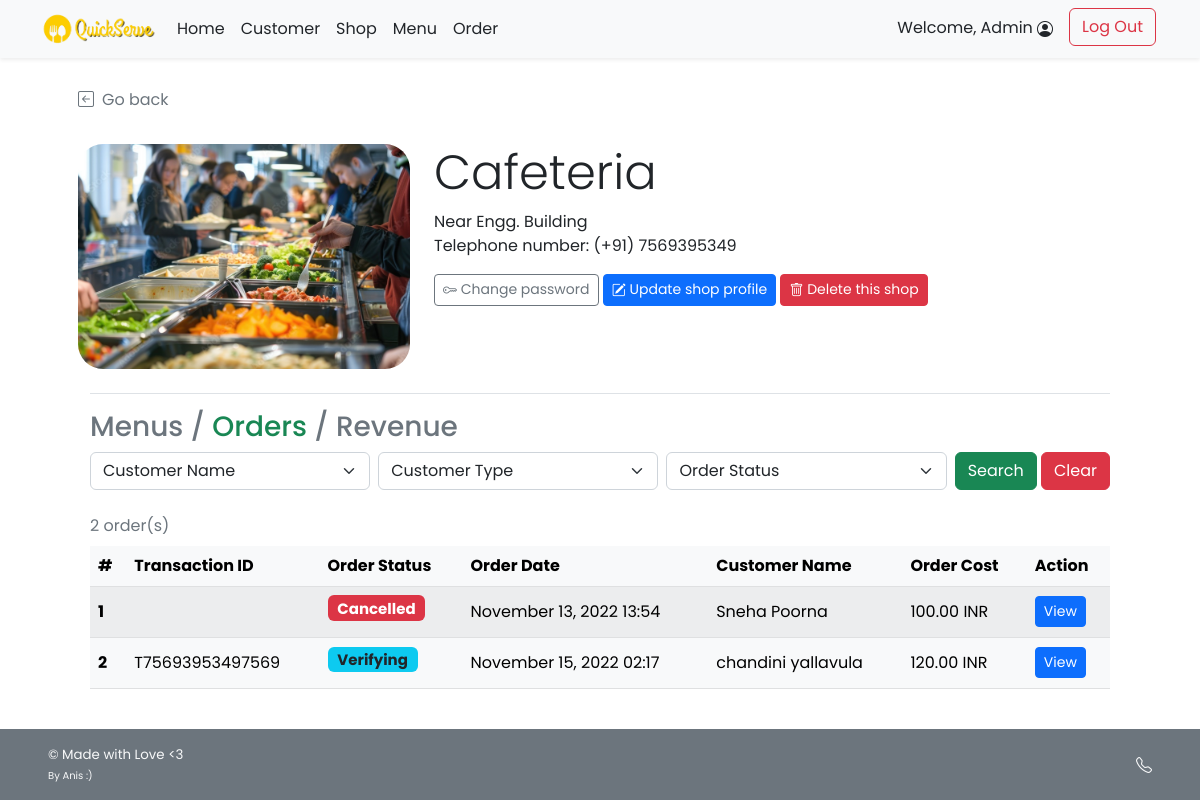
The page /admin/admin_shop_order.php?s_id=1 (signed in) on the database its author committed.
### tables this page shows
CREATE TABLE `shop` (
  `s_username` varchar(45) NOT NULL,
  `s_pwd` varchar(45) NOT NULL,
  `s_name` varchar(100) NOT NULL,
  `s_location` varchar(100) NOT NULL,
  `s_email` varchar(100) NOT NULL,
  `s_phoneno` varchar(45) NOT NULL,
  `s_pic` text DEFAULT NULL,
  `s_id` int(11) NOT NULL
);

CREATE TABLE `order_header` (
  `orh_id` int(11) NOT NULL,
  `c_id` int(11) NOT NULL,
  `s_id` int(11) NOT NULL,
  `p_id` int(11) NOT NULL,
  `orh_ordertime` timestamp NOT NULL DEFAULT current_timestamp(),
  `orh_orderstatus` varchar(45) NOT NULL,
  `orh_finishedtime` datetime DEFAULT NULL,
  `t_id` varchar(45) NOT NULL
);

CREATE TABLE `customer` (
  `c_username` varchar(45) NOT NULL,
  `c_pwd` varchar(45) NOT NULL,
  `c_firstname` varchar(45) NOT NULL,
  `c_lastname` varchar(45) NOT NULL,
  `c_email` varchar(100) NOT NULL,
  `c_gender` varchar(1) NOT NULL COMMENT 'M for Male, F for Female',
  `c_type` varchar(3) NOT NULL COMMENT 'Type of customer in this canteen (STD for student,STF for staff, GUE for guest, ADM for admin, OTH for other)',
  `c_id` int(11) NOT NULL
);

CREATE TABLE `payment` (
  `p_id` int(11) NOT NULL,
  `c_id` int(11) NOT NULL,
  `p_amount` decimal(7,2) NOT NULL
);

### admin/admin_shop_order.php (the view, shortened to what this page needs)
<!DOCTYPE html>
<html lang="en">
<head>
    <?php
        include("../conn_db.php");
        include('../head.php');
    ?>
    <link href="../css/main.css" rel="stylesheet">
    <link href="../css/menu.css" rel="stylesheet">
</head>
<body class="d-flex flex-column h-100">
    <?php include('nav_header_admin.php')?>
    <?php
        $s_id = $_GET["s_id"];
        $query = "SELECT s_name,s_location,s_phoneno,s_pic
        FROM shop WHERE s_id = {$s_id} LIMIT 0,1";
        $result = $mysqli -> query($query);
        $shop_row = $result -> fetch_array();
    ?>
    <div class="container px-5 py-4" id="shop-body">
        <a class="nav nav-item text-decoration-none text-muted mb-2" href="#" onclick="history.back();">
            <i class="bi bi-arrow-left-square me-2"></i>Go back
        </a>
        <div class="container row row-cols-6 row-cols-md-12 g-5 pt-4 mb-4" id="shop-header">
            <div class="rounded-25 col-6 col-md-4" id="shop-img" style="
                    background: url(
                        <?php
                            if(is_null($shop_row["s_pic"])){echo "'../img/default.png'";}
                            else{echo "'../img/{$shop_row['s_pic']}'";}
                        ?>
                    ) center; height: 225px;
                    background-size: cover; background-repeat: no-repeat; object-fit:fill;
                    background-position: center;">
            </div>
            <div class="col-6 col-md-8">
                <h1 class="display-5 strong"><?php echo $shop_row["s_name"];?></h1>
                <ul class="list-unstyled">
                    <li class=""><?php echo $shop_row["s_location"];?></li>
                    <li class="">Telephone number: <?php echo "(+91) ".$shop_row["s_phoneno"];?></li>
                </ul>
                <a class="btn btn-sm btn-outline-secondary" href="admin_shop_pwd.php?s_id=<?php echo $s_id?>">
            <i class="bi bi-key"></i>
            Change password
        </a>
        <a class="btn btn-sm btn-primary mt-2 mt-md-0" href="admin_shop_edit.php?s_id=<?php echo $s_id?>">
            <i class="bi bi-pencil-square"></i>
            Update shop profile
        </a>
        <a class="btn btn-sm btn-danger mt-2 mt-md-0" href="admin_shop_delete.php?s_id=<?php echo $s_id?>">
            <i class="bi bi-trash"></i>
            Delete this shop
        </a>
            </div>
        </div>
        <div class="container">
        <h3 class="border-top pt-3 my-2">
            <a class="text-decoration-none link-secondary" href="admin_shop_detail.php?s_id=<?php echo $s_id?>">Menus</a>
            <span class="text-secondary">/</span>
            <a class="nav-item text-decoration-none link-success" href="#">Orders</a></span>
            <span class="text-secondary">/</span>
            <a class="nav-item text-decoration-none link-secondary" href="admin_shop_revenue.php?s_id=<?php echo $s_id?>">Revenue</a></span>
        </h3>
            <form class="form-floating mb-3" method="GET" action="admin_shop_order.php">
                <div class="row g-2">
                    <div class="col">
                        <select class="form-select" id="c_id" name="c_id">
                            <option selected value="">Customer Name</option>
                            <?php
                                $option_query = "SELECT DISTINCT c.c_id, c.c_firstname,c.c_lastname
                                FROM order_header orh INNER JOIN customer c ON orh.c_id = c.c_id
                                WHERE orh.s_id = {$s_id};";
                                $option_result = $mysqli -> query($option_query);
                                $opt_row = $option_result -> num_rows;
                            ?>
                        </select>
                    </div>
                    <div class="col">
                        <select class="form-select" id="utype" name="ut">
                            <?php if(isset($_GET["search"])){?>
                            <option selected value="">Customer Type</option>
                            <option value="STD" <?php if($_GET["ut"]=="STD"){ echo "selected";}?>>Student</option>
                            <option value="STF" <?php if($_GET["ut"]=="STF"){ echo "selected";}?>>Faculty Staff</option>
                            <option value="GUE" <?php if($_GET["ut"]=="GUE"){ echo "selected";}?>>Visitor</option>
                            <option value="ADM" <?php if($_GET["ut"]=="ADM"){ echo "selected";}?>>Admin</option>
                            <option value="OTH" <?php if($_GET["ut"]=="OTH"){ echo "selected";}?>>Other</option>
                            <?php }else{ ?>
                            <option selected value="">Customer Type</option>
                            <?php } ?>
                        </select>
                    </div>
                    <div class="col">
                        <select class="form-select" id="orderstatus" name="os">
                            <?php if(isset($_GET["search"])){?>
                            <option selected value="">Order Status</option>
                            <option value="VRFY" <?php if($_GET["os"]=="VRFY"){ echo "selected";}?>>Order Verifying</option>
                            <option value="ACPT" <?php if($_GET["os"]=="ACPT"){ echo "selected";}?>>Order Accepted</option>
                            <option value="PREP" <?php if($_GET["os"]=="PREP"){ echo "selected";}?>>Order Preparing</option>
                            <option value="RDPK" <?php if($_GET["os"]=="RDPK"){ echo "selected";}?>>Ready for Pick-Up</option>
                            <option value="FNSH" <?php if($_GET["os"]=="FNSH"){ echo "selected";}?>>Order Finished</option>
                            <option value="CNCL" <?php if($_GET["os"]=="CNCL"){ echo "selected";}?>>Order Cancelled</option>
                            <?php }else{ ?>
                            <option selected value="">Order Status</option>
                            <?php } ?>
                        </select>
                    </div>
                    <div class="col-auto">
                        <button type="submit" name="search" value="1" class="btn btn-success"
                        <?php if($opt_row==0){echo "disabled";} ?>>Search</button>
                        <button type="reset" class="btn btn-danger"
                            onclick="javascript: window.location='admin_shop_order.php?f_id=<?php echo $f_id?>'">Clear</button>
                    </div>
                </div>
            </form>
        </div>
        <?php
            if(isset($_GET["search"])){
                if($_GET["c_id"]!=''){ $cid_clause = " AND orh.c_id = '{$_GET['c_id']}';"; }else{ $cid_clause = ";";}
                $query = "SELECT orh.orh_id,orh.orh_ordertime,c.c_firstname,c.c_lastname,orh.orh_orderstatus,p.p_amount
                FROM order_header orh INNER JOIN customer c ON orh.c_id = c.c_id INNER JOIN payment p ON p.p_id = orh.p_id
                WHERE orh.s_id = {$s_id} AND c.c_type LIKE '%{$_GET['ut']}%' AND orh_orderstatus LIKE '%{$_GET['os']}%'".$cid_clause;
            }else{
                $query = "SELECT orh.orh_id,orh.orh_ordertime,c.c_firstname,c.c_lastname,orh.orh_orderstatus,p.p_amount,orh.t_id
                FROM order_header orh INNER JOIN customer c ON orh.c_id = c.c_id INNER JOIN payment p ON p.p_id = orh.p_id WHERE orh.s_id = {$s_id};";
            }
            $result = $mysqli -> query($query);
            $numrow = $result -> num_rows;
            if($numrow > 0){
        ?>
        <div class="container align-items-stretch">
            <div class="table-responsive">
            <table class="table rounded-5 table-light table-striped table-hover align-middle caption-top mb-3">
                <caption><?php echo $numrow;?> order(s) <?php if(isset($_GET["search"])){?><br /><a
                        Result</a><?php } ?></caption>
                <thead class="bg-light">
                    <tr>
                        <th scope="col">#</th>
                        <th scope="col">Transaction ID</th>
                        <th scope="col">Order Status</th>
                        <th scope="col">Order Date</th>
                        <th scope="col">Customer Name</th>
                        <th scope="col">Order Cost</th>
                        <th scope="col">Action</th>
                    </tr>
                </thead>
                <tbody>
                    <?php $i=1; while($row = $result -> fetch_array()){ ?>
                    <tr>
                        <th><?php echo $i++;?></th>
                        <td><?php echo $row["t_id"];?></td>
                        <td>
                            <?php if($row["orh_orderstatus"]=="VRFY"){ ?>
                                <h5><span class="fw-bold badge bg-info text-dark">Verifying</span></h5>
                            <?php }else if($row["orh_orderstatus"]=="ACPT"){ ?>
                                <h5><span class="fw-bold badge bg-secondary text-dark">Accepted</span></h5>
                            <?php }else if($row["orh_orderstatus"]=="PREP"){ ?>
                                <h5><span class="fw-bold badge bg-warning text-dark">Preparing</span></h5>
                            <?php }else if($row["orh_orderstatus"]=="RDPK"){ ?>
                                <h5><span class="fw-bold badge bg-primary text-white">Ready to pick up</span></h5>
                            <?php }else if($row["orh_orderstatus"]=="FNSH"){?>
                                <h5><span class="fw-bold badge bg-success text-white">Completed</span></h5>
                            <?php }
                            else if($row["orh_orderstatus"]=="CNCL"){?>
                                <h5><span class="fw-bold badge bg-danger text-white">Cancelled</span></h5>
                            <?php } ?>
                        </td>
                        <td><?php
                        $order_time = (new Datetime($row["orh_ordertime"])) -> format("F j, Y H:i");
                        echo $order_time;
                        ?></td>
                        <td><?php echo $row["c_firstname"]." ".$row["c_lastname"];?></td>
                        <td><?php echo $row["p_amount"]." INR";?></td>
                        <td><a href="admin_order_detail.php?orh_id=<?php echo $row["orh_id"]?>" class="btn btn-sm btn-primary">View</a></td>
                    </tr>
                    <?php } ?>
                </tbody>
            </table>
        </div>
        </div>
        <?php } ?>
    </div>
    <?php include('admin_footer.php')?>
</body>
</html>

### css/main.css (style rules this page uses)
html { height: 100%; }
body { height: 100%; padding-top: 4rem; margin-bottom: -50px; font-family: 'Poppins', 'Noto Sans Thai', sans-serif; }
a { cursor: pointer; }
.bi { vertical-align: -.125em; fill: currentColor; }
.text-white { color: white; }
.rounded-25 { border-radius: 25px; }

### css/menu.css (style rules this page uses)
html, body { height: 100%; }

### rows shown on the page
shop: s_pic (picture), s_name "Cafeteria", s_location "Near Engg. Building", s_phoneno "7569395349"
order_header: orh_orderstatus "Cancelled", orh_ordertime "November 13, 2022 13:54", c.c_firstname "Sneha", c.c_lastname "Poorna", p.p_amount "100.00"
order_header: t "T75693953497569", orh_orderstatus "Verifying", orh_ordertime "November 15, 2022 02:17", c.c_firstname "chandini", c.c_lastname "yallavula", p.p_amount "120.00"

### other values the page prints
$_SESSION['firstname'] "Admin"
$numrow "2"
